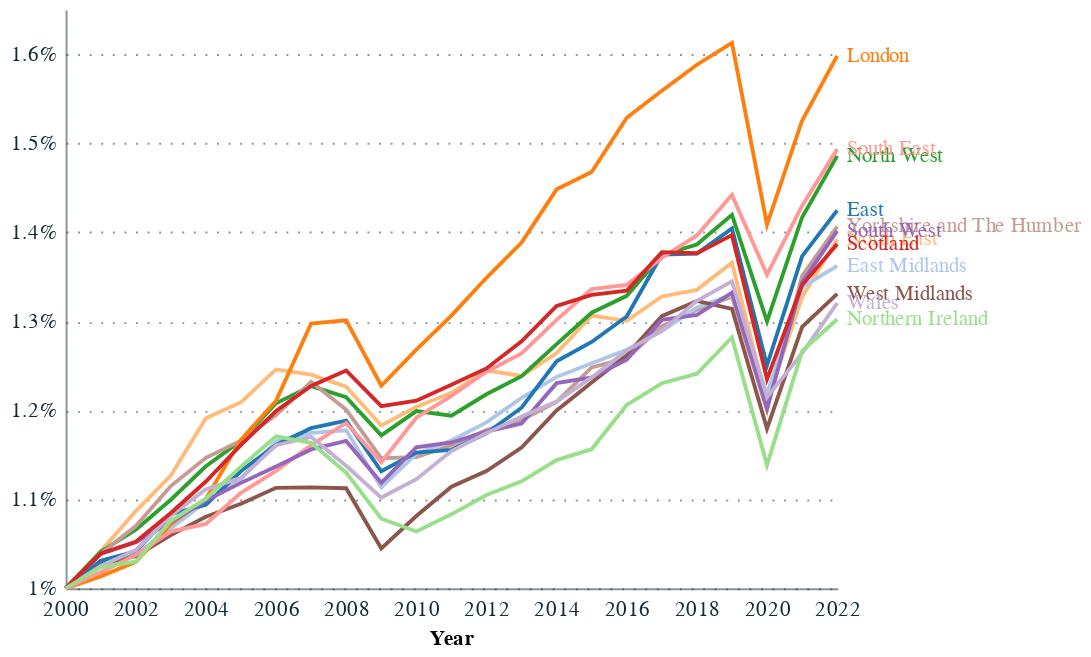

The notebook cell this image was saved under:
### Markdown cell above
# Cumulative

### Code cell
df = pd.read_excel("/Users/finn/Documents/GitHub/GrowthDiagnostics/report_figures/data/raw/regionalgrossvalueaddedbalancedperheadandincomecomponents-5.xlsx", sheet_name='Table 1', skiprows=1)
df = df.query("ITL=='ITL1'")
df = df.drop(columns=['ITL'])
df = df[['ITL code', 'Region name'] + [str(i) for i in range(2000, 2023)]]
df = df.melt(id_vars=['ITL code', 'Region name'], var_name='date', value_name='nominal')
gva_pc_df = df.copy()


## and get the deflators
df = pd.read_excel("/Users/finn/Documents/GitHub/GrowthDiagnostics/report_figures/data/raw/rgva_itl1_itl2_w_deflators.xlsx", sheet_name='Table 1d', skiprows=1)
df = df[df['SIC07 description'] == 'All industries']
df = df[['ITL code', 'Region name'] + [str(i) for i in range(2000, 2023)]]
temp_df = df.copy()
for i in range(2000, 2023):
    df[str(i)] = df[str(i)]/temp_df['2000']
df = df.melt(id_vars=['ITL code', 'Region name'], var_name='date', value_name='deflator')
deflators = df.copy()

df = pd.merge(gva_pc_df, deflators, on=['ITL code', 'Region name', 'date'], how='left')
df['value'] = df['nominal']/df['deflator']

# now get growth since 2000
df = df[['ITL code', 'Region name', 'date', 'value']]
df = df.pivot(index=['ITL code', 'Region name'], columns='date', values='value').reset_index()
temp_df = df.copy()
for i in range(2000, 2023):
    df[str(i)] = df[str(i)]/temp_df['2000']
df = df.melt(id_vars=['ITL code', 'Region name'], var_name='date', value_name='value')

df['label'] = np.where(df['date'] == '2022', df['Region name'], '')

base = alt.Chart(df).encode(
    x=alt.X('date:T', title='Year'),
    y=alt.Y('value:Q', title='', scale=alt.Scale(zero=False), axis=alt.Axis(labelExpr="datum.value + '%'")),
    color=alt.Color('Region name:N', title='Region', scale=alt.Scale(scheme='category20'), legend=None)
)

lines = base.mark_line().encode(
    detail='ITL code:N'
)

labels = base.mark_text(align='left', dx=5).encode(
    text='label:N'
)

chart = lines + labels

chart.save("/Users/finn/Documents/GitHub/GrowthDiagnostics/report_figures/charts/gva_pc_growth.json")
chart.save("/Users/finn/Documents/GitHub/GrowthDiagnostics/report_figures/charts/gva_pc_growth.png", scale_factor=2.0)

chart

### Figure 1 — Vega-Lite specification as saved in the notebook (floating-point values rounded to 4 significant figures; data arrays with more than 128 entries replaced by an {"elided": "..."} marker saying what was removed)
{"config": {"font": "Circular Std", "mark": {"line": {"interpolate": "linear"}}, "view": {"stroke": "transparent", "width": 400, "height": 300}, "range": {"category": ["#179fdb", "#e6224b", "#f4c245", "#122b39", "#eb5c2e", "#36b7b4"], "diverging": ["#E6224B", "#E54753", "#C9C9C9", "#179FDB", "#122B39"], "heatmap": ["#C9C9C9", "#179FDB", "#0063AF", "#122B39"], "ordinal": ["#00A767", "#36B7B4", "#179FDB", "#0063AF", "#243B5A"]}, "axisX": {"labelColor": "#122b39", "tickColor": "#122b39", "domainColor": "#122b39", "domainOpacity": 0.5, "gridOpacity": 0, "labelFont": "Circular Std", "labelAngle": 0, "labelAlign": "center", "labelFontSize": 11, "labelPadding": 5, "tickCount": 10, "tickSize": 0, "title": ""}, "axisY": {"labelColor": "#122b39", "labelFont": "Circular Std", "tickColor": "#122b39", "domainColor": "#122b39", "gridColor": "#122b39", "gridDash": [1, 5], "gridOpacity": 0.5, "labelPadding": 5, "labelFontSize": 11, "domainOpacity": 0.5, "tickSize": 0, "title": null, "titleAlign": "left", "titleAngle": 0, "titleBaseline": "bottom", "titleColor": "#122b39", "titleOpacity": 0.9, "titleX": 0, "titleY": -7}}, "layer": [{"mark": {"type": "line"}, "encoding": {"color": {"field": "Region name", "legend": null, "scale": {"scheme": "category20"}, "title": "Region", "type": "nominal"}, "detail": {"field": "ITL code", "type": "nominal"}, "x": {"field": "date", "title": "Year", "type": "temporal"}, "y": {"axis": {"labelExpr": "datum.value + '%'"}, "field": "value", "scale": {"zero": false}, "title": "", "type": "quantitative"}}}, {"mark": {"type": "text", "align": "left", "dx": 5}, "encoding": {"color": {"field": "Region name", "legend": null, "scale": {"scheme": "category20"}, "title": "Region", "type": "nominal"}, "text": {"field": "label", "type": "nominal"}, "x": {"field": "date", "title": "Year", "type": "temporal"}, "y": {"axis": {"labelExpr": "datum.value + '%'"}, "field": "value", "scale": {"zero": false}, "title": "", "type": "quantitative"}}}], "data": {"name": "data-d018a6ecbd0b5d424eae98a67a57d142"}, "$schema": "https://vega.github.io/schema/vega-lite/v5.8.0.json", "datasets": {"data-d018a6ecbd0b5d424eae98a67a57d142": {"elided": "276 records"}}}
